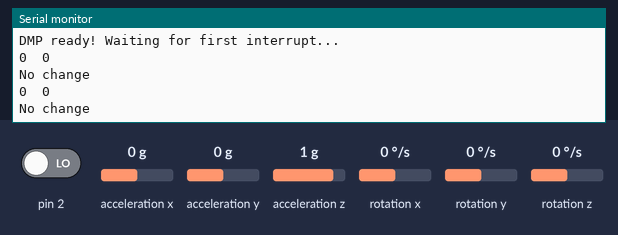
Simulated run of this sketch. Board: Arduino Uno, built with avr-gcc and run on an emulated ATmega328P. Shown: the last lines printed to the serial monitor. Inputs (shaded band) come from the test bench; at power-on: acceleration x 0 g, acceleration y 0 g, acceleration z 1 g, pin 2 LOW, rotation x 0 °/s, rotation y 0 °/s, rotation z 0 °/s. The sensor or clock chip raises its interrupt line as the real part does.

Above: at 1.8 s.
1.9 s: acceleration x set to -1.4 g
At 2.6 s:
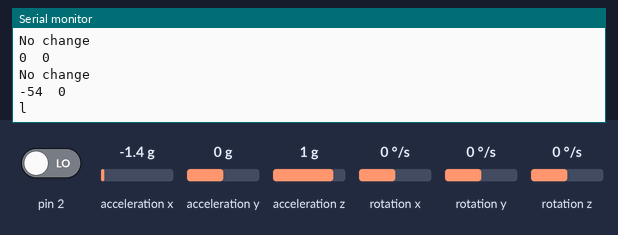
4.1 s: acceleration y set to -1.4 g
At 4.6 s:
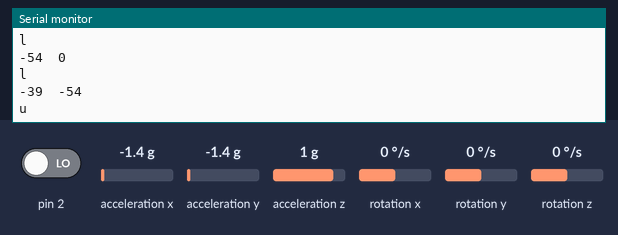
6.1 s: acceleration y set to 0.8 g
At 6.6 s:
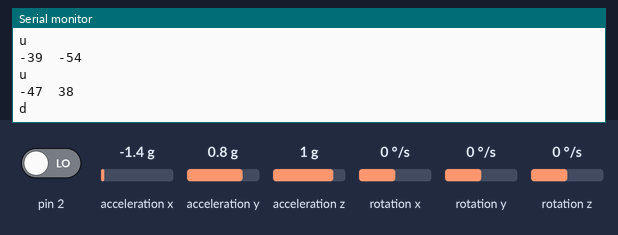
8.2 s: acceleration z set to -1.4 g
At 8.7 s:
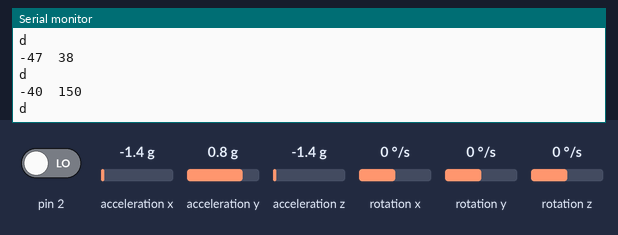
Timing chart, 0 to 10.7 s (numbered marks = the images above; inputs shaded):
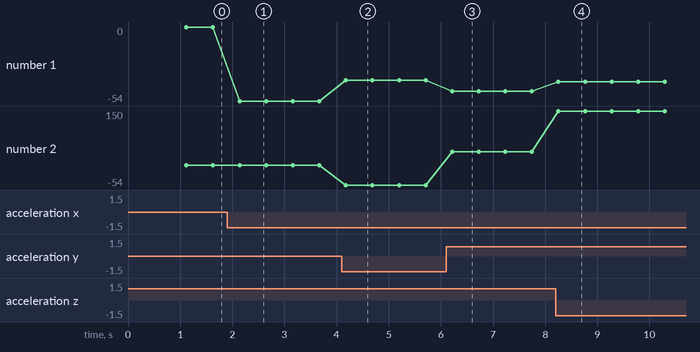

Measured:
- after the input at 1.9 s, the serial monitor: prints a new line after 0.24 s (image 1)
- after the input at 4.1 s, the serial monitor: prints a new line after 0.08 s (image 2)
- after the input at 6.1 s, the serial monitor: prints a new line after 0.12 s (image 3)
- after the input at 8.2 s, the serial monitor: prints a new line after 0.05 s (image 4)
- plotted number 1: 0 → -54 after the input at 1.9 s, -54 → -39 after the input at 4.1 s, -39 → -47 after the input at 6.1 s, -47 → -40 after the input at 8.2 s
- plotted number 2: -54 → 38 after the input at 6.1 s, 38 → 150 after the input at 8.2 s

The sketch:

mpu_tes1.ino
```cpp
/**
 * Simple implementation false
 *
 * means that for  pitch/yaw there only be
 * a single led for each direction. The led will get more bright
 * as the direction increases
 *
 * Simple implementation true
 * means that for pitch/yaw there will be multiple led's that light up one by one
 *
 * The accelerometer/gyro is a MPU6050, it should be wired to the SDA and SCL pins
 */


long int lastPrintTime;


#include "I2Cdev.h"
#include "MPU6050_6Axis_MotionApps20.h"
#if I2CDEV_IMPLEMENTATION == I2CDEV_ARDUINO_WIRE
    #include "Wire.h"
#endif

MPU6050 mpu;

bool dmpReady = false;  // set true if DMP init was successful
uint8_t mpuIntStatus;   // holds actual interrupt status byte from MPU
uint8_t devStatus;      // return status after each device operation (0 = success, !0 = error)
uint16_t packetSize;    // expected DMP packet size (default is 42 bytes)
uint16_t fifoCount;     // count of all bytes currently in FIFO
uint8_t fifoBuffer[64]; // FIFO storage buffer

// orientation/motion vars
Quaternion q;           // [w, x, y, z]         quaternion container
VectorInt16 aa;         // [x, y, z]            accel sensor measurements
VectorInt16 aaReal;     // [x, y, z]            gravity-free accel sensor measurements
VectorInt16 aaWorld;    // [x, y, z]            world-frame accel sensor measurements
VectorFloat gravity;    // [x, y, z]            gravity vector
float euler[3];         // [psi, theta, phi]    Euler angle container
float ypr[3];           // [yaw, pitch, roll]   yaw/pitch/roll container and gravity vector
char directions;
volatile bool mpuInterrupt = false;     // indicates whether MPU interrupt pin has gone high

void setup()
{
    #if I2CDEV_IMPLEMENTATION == I2CDEV_ARDUINO_WIRE
        Wire.begin();
        TWBR = 24; // 400kHz I2C clock (200kHz if CPU is 8MHz)
    #elif I2CDEV_IMPLEMENTATION == I2CDEV_BUILTIN_FASTWIRE
        Fastwire::setup(400, true);
    #endif

    Serial.begin(9600);
    while (!Serial); // wait for Leonardo enumeration, others continue immediately
    Serial.println(F("Initializing I2C devices..."));
    mpu.initialize();
    Serial.println(F("Testing device connections..."));
    Serial.println(mpu.testConnection() ? F("MPU6050 connection successful") : F("MPU6050 connection failed"));
    Serial.println(F("Initializing DMP..."));
    devStatus = mpu.dmpInitialize();
    mpu.setXGyroOffset(220);
    mpu.setYGyroOffset(76);
    mpu.setZGyroOffset(-85);
    mpu.setZAccelOffset(1788); // 1688 factory default for my test chip
    if (devStatus == 0) {
        // turn on the DMP, now that it's ready
        Serial.println(F("Enabling DMP..."));
        mpu.setDMPEnabled(true);
        Serial.println(F("Enabling interrupt detection (Arduino external interrupt 0)..."));
        attachInterrupt(0, dmpDataReady, RISING);
        mpuIntStatus = mpu.getIntStatus();
        Serial.println(F("DMP ready! Waiting for first interrupt..."));
        dmpReady = true;
        packetSize = mpu.dmpGetFIFOPacketSize();
    } else {
        Serial.print(F("DMP Initialization failed (code "));
        Serial.print(devStatus);
        Serial.println(F(")"));
    }
    lastPrintTime = millis();
}

void loop()
{

    delay(500);
    bool modified = false;
    if (!dmpReady) return;
    mpuInterrupt = false;
    mpuIntStatus = mpu.getIntStatus();
    fifoCount = mpu.getFIFOCount();
    if ((mpuIntStatus & 0x10) || fifoCount == 1024) {
        mpu.resetFIFO();
        Serial.println(F("FIFO overflow!"));
    } else if (mpuIntStatus & 0x02) {
        while (fifoCount < packetSize) {
          fifoCount = mpu.getFIFOCount();
        }
        mpu.getFIFOBytes(fifoBuffer, packetSize);
        fifoCount -= packetSize;
        mpu.dmpGetQuaternion(&q, fifoBuffer);
        mpu.dmpGetGravity(&gravity, &q);
        mpu.dmpGetYawPitchRoll(ypr, &q, &gravity);
        int x = ypr[0] * 180/M_PI;
        int y = ypr[1] * 180/M_PI;
        int z = ypr[2] * 180/M_PI;
        Serial.print(y);Serial.print("\t");Serial.println(z);
        if (z < 0 && abs(z) > 5) {
            directions = 'u';
            Serial.println(directions);
            modified = true;
        }
        else if (z > 0 && abs(z) > 5) {
            directions = 'd';
            Serial.println(directions);
            modified = true;
        }
        else if (y < 0 && abs(y) > 5) {
            directions = 'l';
            Serial.println(directions);
            modified = true;
        }
        else if (y > 0 && abs(y) > 5) {
            directions = 'r';
            Serial.println(directions);
            modified = true;
        }
        else if (modified == false){
          Serial.println("No change");
          //make sure rf module does not send anything
        }
    }
}


void dmpDataReady()
{
    mpuInterrupt = true;
}
```
